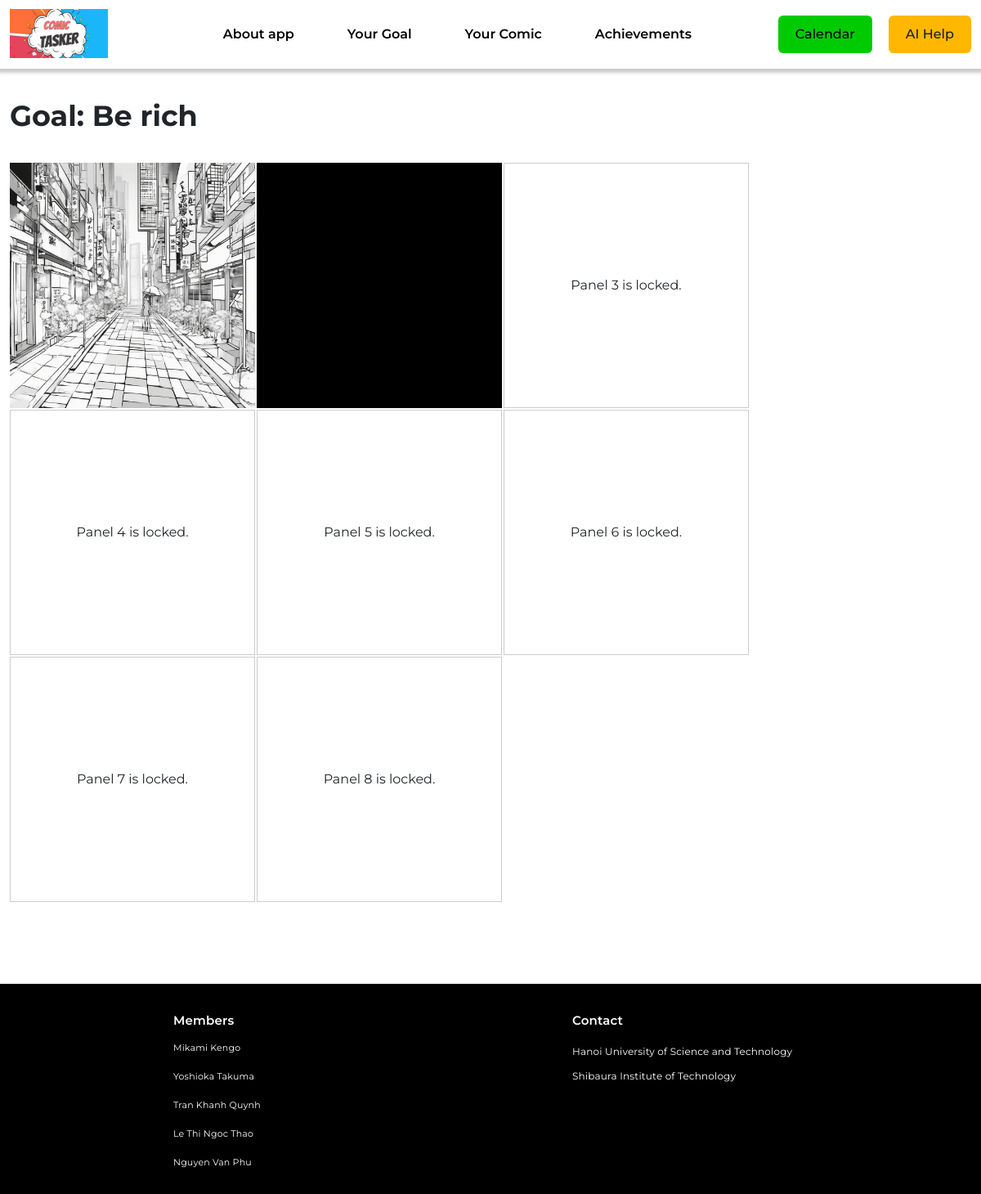
Screenshot of /view-comic/29/ with the database file from the repository.
### goal/models.py (models this page shows, shortened)
class Goal(models.Model):
    goal_name = models.CharField(max_length=255)
    start_day = models.DateField()
    finish_day = models.DateField()
    number_of_task = models.IntegerField()
    ai_response = models.TextField(null=True, blank=True)

### comic/models.py (models this page shows, shortened)
class Panel(models.Model):
    comic = models.ForeignKey(Comic, on_delete=models.CASCADE, related_name='panels')
    image = models.ImageField(upload_to=get_comic_image_path)
    panel_number = models.IntegerField()
    unlocked=models.BooleanField(default=False)

### comic/views.py (the view)
# urls.py: path('view-comic/<int:goal_id>/', view_comic, name='view_comic'),
def view_comic(request, goal_id):
    goal = get_object_or_404(Goal, id=goal_id)
    comic = get_object_or_404(Comic, goal_id=goal)
    panels = comic.panels.all()
    return render(request, 'view_comic.html', {'comic': comic, 'panels': panels, 'goal': goal})

### comic/templates/view_comic.html (shortened to what this page needs)
{% load static %}
<!DOCTYPE html>
<html lang="en">
    <head>
        <link
            href="https://cdn.jsdelivr.net/npm/bootstrap@5.3.3/dist/css/bootstrap.min.css"
            rel="stylesheet"
        />
        <link href="{% static 'app/css/reset.css' %}" rel="stylesheet" />
        <link href="{% static 'app/css/styles.css' %}" rel="stylesheet" />
        <link href="{% static 'app/css/header.css' %}" rel="stylesheet" />
        <link href="{% static 'app/css/buttons.css' %}" rel="stylesheet" />
        <link href="{% static 'app/css/footer.css' %}" rel="stylesheet" />
    </head>
    <body>
        <header id="header" class="header">
            {% include 'app/header.html' %}
        </header>
        <h1 class="container title">Goal: {{ goal.goal_name }}</h1>
        <div class="container">
            <div class="comic">
                {% for panel in panels %} {% if panel.unlocked %}
                <img
                    src="{{ panel.image.url }}"
                    alt="Panel {{ forloop.counter }}"
                    class="panel"
                />
                {% else %}
                <p class="is_locked">
                    Panel {{ forloop.counter }} is locked.<br />
                </p>
                {% endif %} {% endfor %}
            </div>
        </div>
        <footer id="footer" class="footer footer-space">
            {% include 'app/footer.html' %}
        </footer>
    </body>
</html>

### app/static/app/css/styles.css (style rules this page uses)
* { box-sizing: border-box; }
:root { --primary-color: #0f1b4c; }
html, body { scroll-behavior: smooth; }
body { font-family: "Montserrat", sans-serif; }
.container { max-width: 1250px; }
.title { font-size: 35px; font-weight: 700; margin-top: 40px; margin-bottom: 40px; }
.comic { display: flex; flex-wrap: wrap; gap: 2px; }
.panel { width: 300px; height: 300px; object-fit: cover; }
.is_locked { width: 300px; height: 300px; border: 1px solid #ccc; display: flex; align-items: center; justify-content: center; gap: 2px; }

### app/static/app/css/header.css (style rules this page uses)
.header { position: sticky; top: -8px; z-index: 5; background-color: #fff; box-shadow: 0.5px 0.5px 4px 4px #ccc; }

### app/static/app/css/footer.css (style rules this page uses)
.footer { bottom: 0; width: 100%; height: 250px; background-color: #000; display: flex; justify-content: space-around; align-items: flex-start; flex-wrap: wrap; padding: 30px 0; box-sizing: border-box; }
.footer-space { margin-top: 100px; padding: 7px 0; }

### rows the page displays
Goal: goal_name "Be rich"
Panel: image (picture)
Panel: image (picture)
